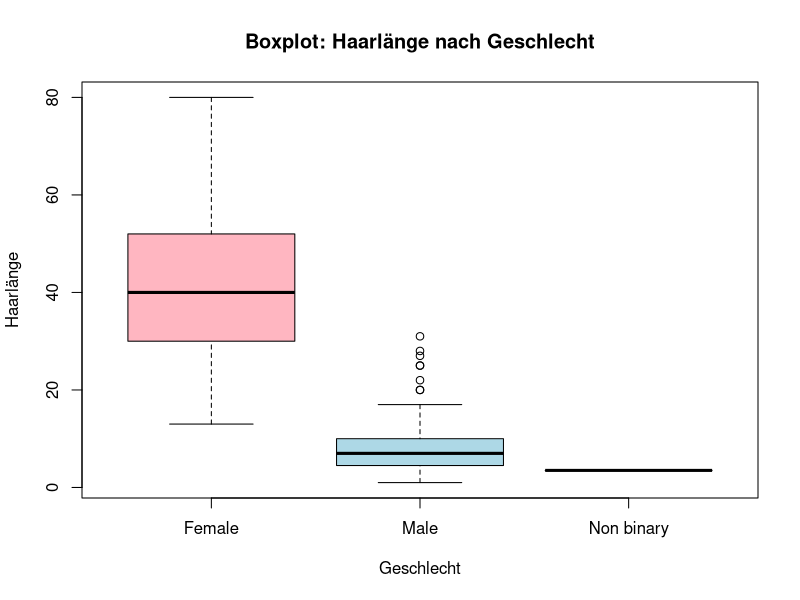
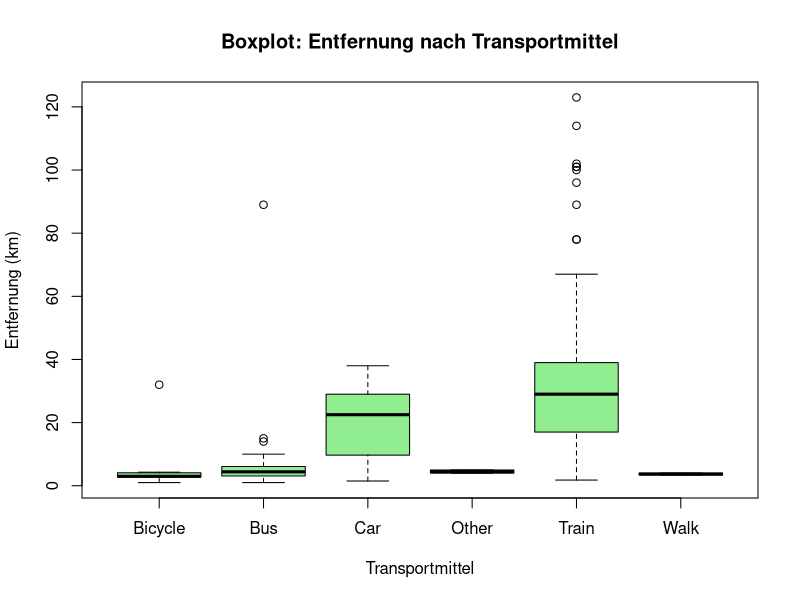
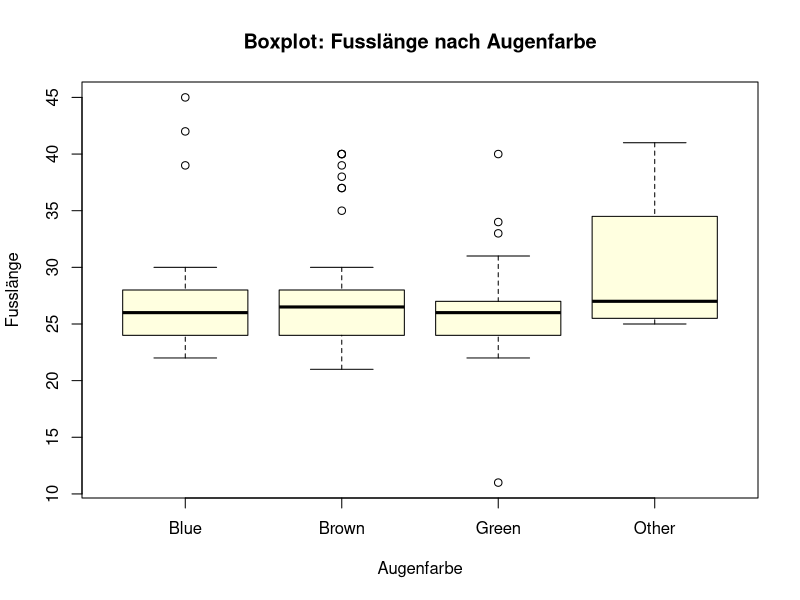
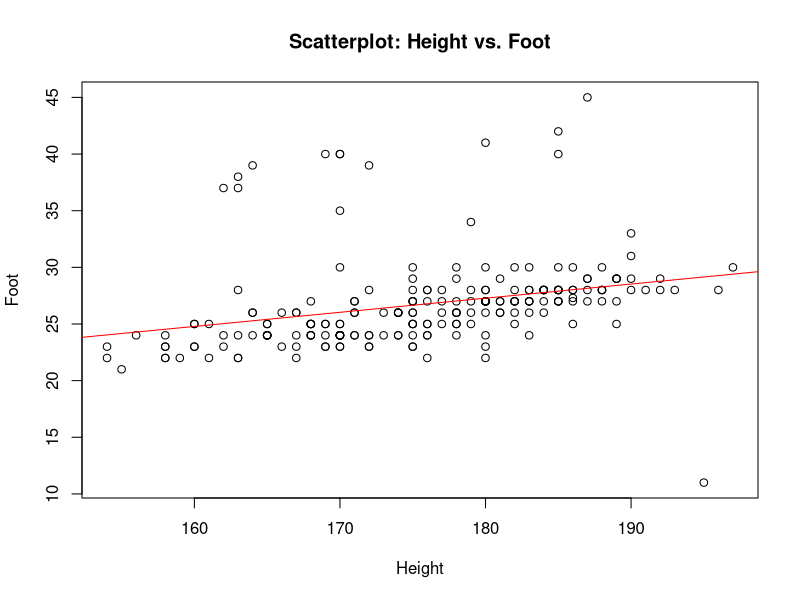
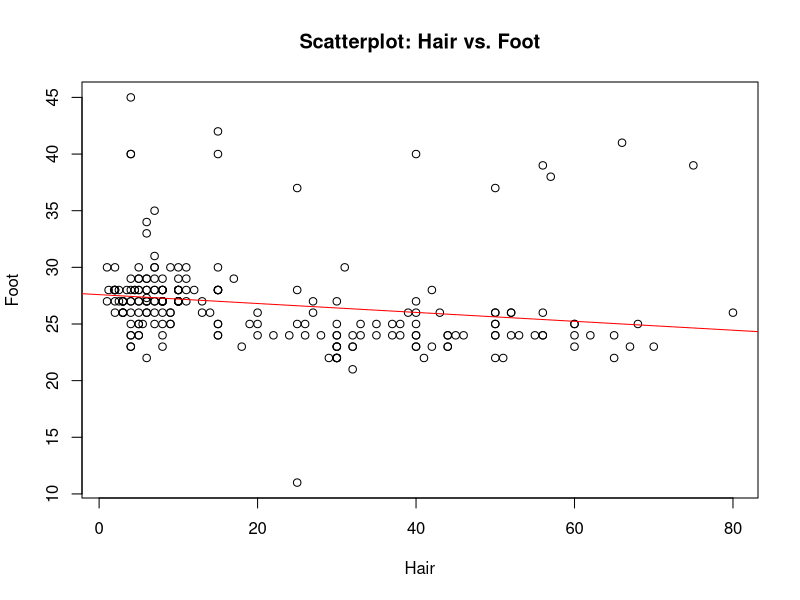
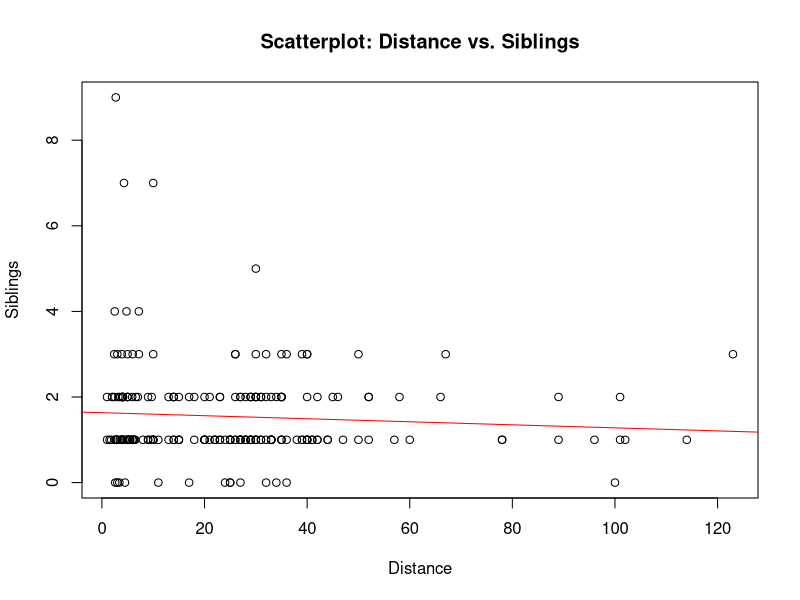
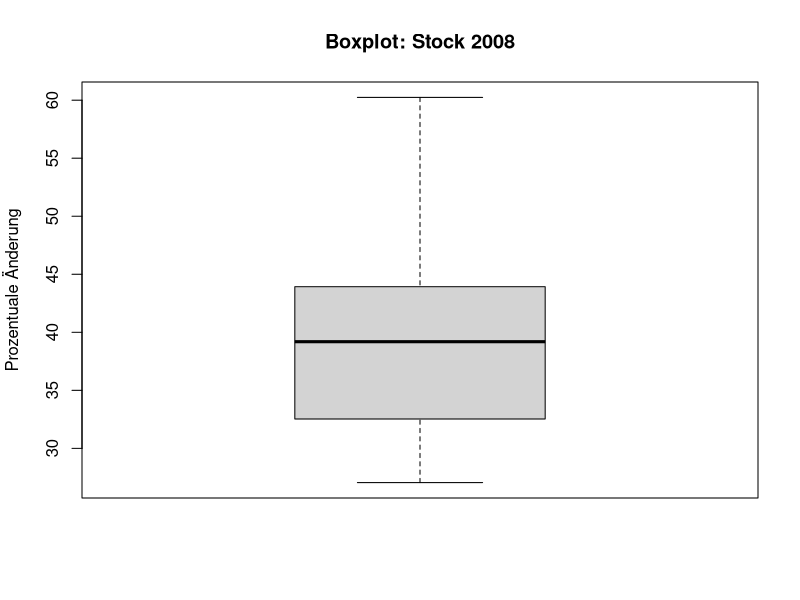

The R source for these figures, in order:
## ---- chunk 1
   library(readxl)
   data <- read_excel("../data/WDDA_03.xlsx", sheet = "BFH")
## ---- chunk 2
# Beispiel: Annahme, dass 'data' Ihren Datensatz enthält
male_height <- data$height[data$gender == "Male"]
female_height <- data$height[data$gender == "Female"]

mean_male <- mean(male_height, na.rm = TRUE)
mean_female <- mean(female_height, na.rm = TRUE)

cat("Mittlere Körpergrösse Männer:", mean_male, "cm\n")
cat("Mittlere Körpergrösse Frauen:", mean_female, "cm\n")
## ---- chunk 3
count_female_above_male_mean <- sum(female_height > mean_male, na.rm = TRUE)
count_male_below_female_mean <- sum(male_height < mean_female, na.rm = TRUE)

cat("Anzahl Frauen grösser als mittlere Männergrösse:", count_female_above_male_mean, "\n")
cat("Anzahl Männer kleiner als mittlere Frauengrösse:", count_male_below_female_mean, "\n")
## ---- chunk 4
mean_jar <- mean(data$jar, na.rm = TRUE)
cat("Mittelwert von jar:", mean_jar, "\n")
## ---- chunk 5
diff_to_actual <- abs(data$jar - 405)
best_index <- which.min(diff_to_actual)
best_birthdate <- data$dob[best_index]  # Annahme: Geburtsdatum in 'dob'
cat("Geburtsdatum des besten Schätzers:", best_birthdate, "\n")
## ---- chunk 6
closer_than_mean <- sum(abs(data$jar - 405) < abs(data$jar - mean_jar), na.rm = TRUE)
cat("Anzahl Individuen, die näher an 405 liegen als am Mittelwert:", closer_than_mean, "\n")
## ---- chunk 7
# Für jar:
mean_jar <- mean(data$jar, na.rm = TRUE)
median_jar <- median(data$jar, na.rm = TRUE)
cat("jar - Mittelwert:", mean_jar, "Median:", median_jar, "\n")

# Für siblings:
mean_siblings <- mean(data$siblings, na.rm = TRUE)
median_siblings <- median(data$siblings, na.rm = TRUE)
cat("siblings - Mittelwert:", mean_siblings, "Median:", median_siblings, "\n")

# Für distance:
mean_distance <- mean(data$distance, na.rm = TRUE)
median_distance <- median(data$distance, na.rm = TRUE)
cat("distance - Mittelwert:", mean_distance, "Median:", median_distance, "\n")
## ---- chunk 8
mean_gift <- weighted.mean(data$present, data$siblings) 
cat("Durchschnittliche Ausgabe für ein Geschwister-Geschenk:", mean_gift, "CHF\n")
## ---- chunk 9
range_height <- diff(range(data$height, na.rm = TRUE))
range_maths <- diff(range(data$maths, na.rm = TRUE))
range_cash <- diff(range(data$cash, na.rm = TRUE))

cat("Spannweite height:", range_height, "cm\n")
cat("Spannweite maths:", range_maths, "\n")
cat("Spannweite cash:", range_cash, "CHF\n")
## ---- chunk 10
iqr_height <- IQR(data$height, na.rm = TRUE)
iqr_maths <- IQR(data$maths, na.rm = TRUE)
iqr_cash <- IQR(data$cash, na.rm = TRUE)

cat("IQR height:", iqr_height, "cm\n")
cat("IQR maths:", iqr_maths, "\n")
cat("IQR cash:", iqr_cash, "CHF\n")
## ---- chunk 11
boxplot(data$hair ~ data$gender,
        main = "Boxplot: Haarlänge nach Geschlecht",
        xlab = "Geschlecht", ylab = "Haarlänge",
        col = c( "lightpink","lightblue"))
## ---- chunk 12
# Beispiel (b): distance nach transport
# Sicherere Implementierung mit Fehlerbehandlung
transport_data <- data.frame(
  distance = data$distance,
  transport = data$transport
)
transport_data <- transport_data[complete.cases(transport_data), ]

if(nrow(transport_data) > 0 && length(unique(transport_data$transport)) > 0) {
  boxplot(distance ~ transport, data = transport_data,
          main = "Boxplot: Entfernung nach Transportmittel",
          xlab = "Transportmittel", ylab = "Entfernung (km)",
          col = "lightgreen")
} else {
  cat("Nicht genügend gültige Daten für den Transport-Boxplot\n")
}

# Beispiel (c): foot nach eye
# Sicherere Implementierung mit Fehlerbehandlung
eye_foot_data <- data.frame(
  foot = data$foot,
  eye = data$eye
)
eye_foot_data <- eye_foot_data[complete.cases(eye_foot_data), ]

if(nrow(eye_foot_data) > 0 && length(unique(eye_foot_data$eye)) > 0) {
  boxplot(foot ~ eye, data = eye_foot_data,
          main = "Boxplot: Fusslänge nach Augenfarbe",
          xlab = "Augenfarbe", ylab = "Fusslänge",
          col = "lightyellow")
} else {
  cat("Nicht genügend gültige Daten für den Augenfarbe-Boxplot\n")
}
## ---- chunk 13
sd_height <- sd(data$height, na.rm = TRUE)
sd_maths <- sd(data$maths, na.rm = TRUE)
sd_cash <- sd(data$cash, na.rm = TRUE)

cat("Standardabweichung height:", sd_height, "cm\n")
cat("Standardabweichung maths:", sd_maths, "\n")
cat("Standardabweichung cash:", sd_cash, "CHF\n")
## ---- chunk 14
mean_h <- mean(data$height, na.rm = TRUE)
sd_h <- sd(data$height, na.rm = TRUE)
lower1 <- mean_h - sd_h; upper1 <- mean_h + sd_h
proportion1 <- mean(data$height >= lower1 & data$height <= upper1, na.rm = TRUE)
cat("Anteil innerhalb 1 SD für height:", proportion1, "\n")
## ---- chunk 15
data <- read_excel("../data/WDDA_03.xlsx", sheet = "IHG")
## ---- chunk 16
mean_ratings <- mean(data$`Customer ratings`, na.rm = TRUE)
median_ratings <- median(data$`Customer ratings`, na.rm = TRUE)
quantiles <- quantile(data$`Customer ratings`, probs = c(0.25, 0.75, 0.85), na.rm = TRUE)
iqr_ratings <- IQR(data$`Customer ratings`, na.rm = TRUE)

cat("Mittelwert IHG:", mean_ratings, "\n")
cat("Median IHG:", median_ratings, "\n")
cat("Q1:", quantiles[1], " Q3:", quantiles[2], " IQR:", iqr_ratings, "\n")
cat("85. Perzentil:", quantiles[3], "\n")
## ---- chunk 17
winter <- c(18, 20, 15, 16, 21, 20, 12, 16, 19, 20)
sommer <- c(28, 18, 24, 32, 18, 29, 23, 38, 28, 18)
## ---- chunk 18
range_winter <- diff(range(winter))
iqr_winter <- IQR(winter)
range_sommer <- diff(range(sommer))
iqr_sommer <- IQR(sommer)

cat("Winter - Spannweite:", range_winter, ", IQR:", iqr_winter, "\n")
cat("Sommer - Spannweite:", range_sommer, ", IQR:", iqr_sommer, "\n")
## ---- chunk 19
var_winter <- var(winter)
sd_winter <- sd(winter)
vc_winter <- sd_winter / mean(winter) * 100  # in Prozent

var_sommer <- var(sommer)
sd_sommer <- sd(sommer)
vc_sommer <- sd_sommer / mean(sommer) * 100

cat("Winter - Varianz:", var_winter, ", SD:", sd_winter, ", VK:", vc_winter, "%\n")
cat("Sommer - Varianz:", var_sommer, ", SD:", sd_sommer, ", VK:", vc_sommer, "%\n")
## ---- chunk 20
# Daten laden
 data <- read_excel("../data/WDDA_03.xlsx", sheet = "BFH")


z_height <- scale(data$height)
z_foot   <- scale(data$foot)
z_house  <- scale(data$house)

cat("Mittelwert z-height:", mean(z_height, na.rm = TRUE), "\n")
cat("SD z-height:", sd(z_height, na.rm = TRUE), "\n")
# Analog für foot und house
## ---- chunk 21
library(e1071)

skew_height <- skewness(data$height, na.rm = TRUE)
skew_distance <- skewness(data$distance, na.rm = TRUE)
skew_cash <- skewness(data$cash, na.rm = TRUE)
skew_hair_m <- skewness(data$hair[data$gender == "Male"], na.rm = TRUE)
skew_hair_f <- skewness(data$hair[data$gender == "Female"], na.rm = TRUE)

cat("Schiefe height:", skew_height, "\n")
cat("Schiefe distance:", skew_distance, "\n")
cat("Schiefe cash:", skew_cash, "\n")
cat("Schiefe hair (Männer):", skew_hair_m, "\n")
cat("Schiefe hair (Frauen):", skew_hair_f, "\n")
## ---- chunk 22
plot(data$height, data$foot,
     main = "Scatterplot: Height vs. Foot",
     xlab = "Height", ylab = "Foot")
lm_model_a <- lm(foot ~ height, data = data)
abline(lm_model_a, col = "red")
correlation_a <- cor(data$height, data$foot, use = "complete.obs")
cat("Korrelation (height, foot):", correlation_a, "\n")
## ---- chunk 23
# (b) hair vs. foot
plot(data$hair, data$foot,
     main = "Scatterplot: Hair vs. Foot",
     xlab = "Hair", ylab = "Foot")
lm_model_b <- lm(foot ~ hair, data = data)
abline(lm_model_b, col = "red")
correlation_b <- cor(data$hair, data$foot, use = "complete.obs")
cat("Korrelation (hair, foot):", correlation_b, "\n")

# (c) distance vs. siblings
plot(data$distance, data$siblings,
     main = "Scatterplot: Distance vs. Siblings",
     xlab = "Distance", ylab = "Siblings")
lm_model_c <- lm(siblings ~ distance, data = data)
abline(lm_model_c, col = "red")
correlation_c <- cor(data$distance, data$siblings, use = "complete.obs")
cat("Korrelation (distance, siblings):", correlation_c, "\n")
## ---- chunk 24
corr_total <- cor(data$height, data$hair, use = "complete.obs")
cat("Korrelation (gesamt):", corr_total, "\n")
## ---- chunk 25
corr_female <- cor(data$height[data$gender == "Female"],
                  data$hair[data$gender == "Female"], use = "complete.obs")
cat("Korrelation (Frauen):", corr_female, "\n")
## ---- chunk 26
corr_male <- cor(data$height[data$gender == "Male"],
                data$hair[data$gender == "Male"], use = "complete.obs")
cat("Korrelation (Männer):", corr_male, "\n")
## ---- chunk 27
# Daten aus WDDA_03 laden
data <- read_excel("../data/WDDA_03.xlsx", sheet = "Stock_2008")

mean_stock <- mean(data$Fall, na.rm = TRUE)
median_stock <- median(data$Fall, na.rm = TRUE)
quantiles_stock <- quantile(data$Fall, probs = c(0.25, 0.75), na.rm = TRUE)

cat("Mittelwert Stock 2008:", mean_stock, "\n")
cat("Median Stock 2008:", median_stock, "\n")
cat("Q1:", quantiles_stock[1], "Q3:", quantiles_stock[2], "\n")
## ---- chunk 28
boxplot(data$Fall,
        main = "Boxplot: Stock 2008",
        ylab = "Prozentuale Änderung")
## ---- chunk 29
# Belgiens Wert identifizieren
belgium_value <- data$Fall[data$Country == "Belgium"]
cat("Belgiens Wert:", belgium_value, "\n")

# Perzentil berechnen
belgium_percentile <- mean(data$Fall < belgium_value, na.rm = TRUE) * 100
cat("Perzentil für Belgien:", round(belgium_percentile), "\n")
## ---- chunk 30
# Daten aus WDDA_03 laden
data <- read_excel("../data/WDDA_03.xlsx", sheet = "DAX_CAC")

# Die Spalten heissen 'DAX' und 'CAC'
corr_index <- cor(data$DAX, data$CAC, use = "complete.obs")
cat("Korrelationskoeffizient (DAX, CAC):", corr_index, "\n")
